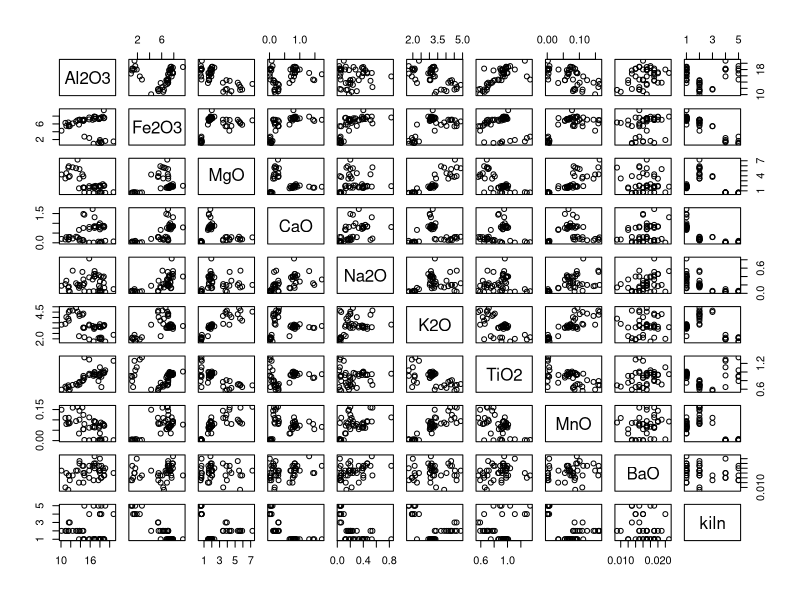

Generate this figure with R:
library(HSAUR3)


### Name: pottery
### Title: Romano-British Pottery Data
### Aliases: pottery
### Keywords: datasets

### ** Examples


  data("pottery", package = "HSAUR3")
  plot(pottery)
